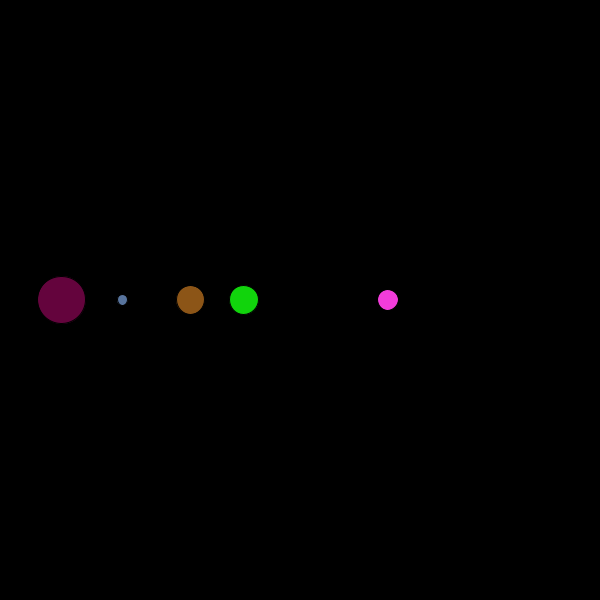
Frame 1 (no input)
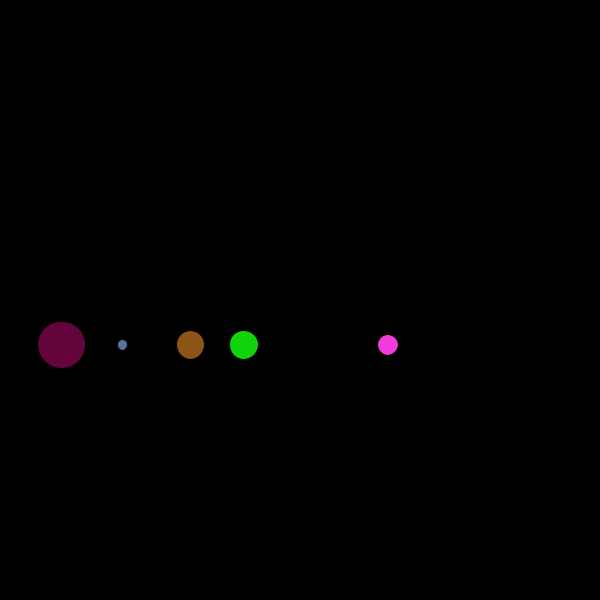
Frame 60 (the mouse pressed at the canvas centre just before this capture)
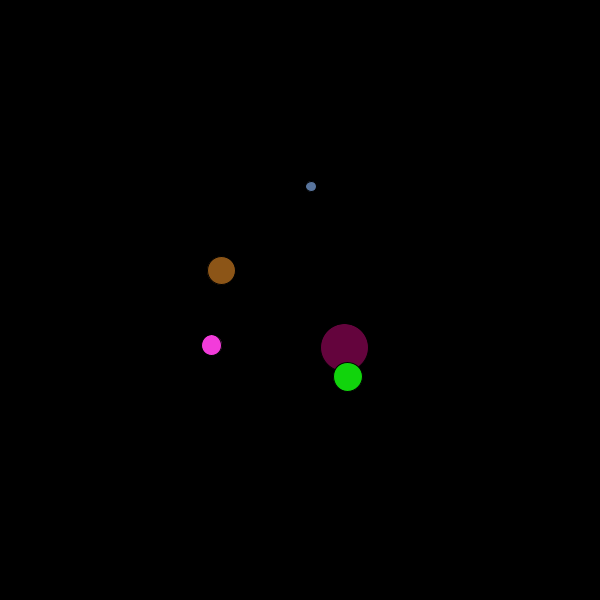
Frame 120 (the mouse held since frame 60 and released just before this capture)

The Processing sketch that drew these frames (run headless with seeded random() and noise(); from frame 60 on, the mouse is pressed at the canvas centre):

// Processing sketch: sketch_170830a_adding_forces
// ── sketch_170830a_adding_forces.pde
Mover[] movers;

void setup() {
  size(600,600);
  movers = new Mover[5];
  for (int i = 0 ; i < movers.length ; i++){
    movers[i] = new Mover();
  }
}

void draw() {
  background(0);
  
  for (Mover m : movers){
    
    PVector g = new PVector(0,1);
    g.mult(m.mass);
    m.applyForce(g);
    
    if(mousePressed){
      PVector mouse = new PVector(mouseX,mouseY);
      mouse.sub(m.pos);
      mouse.setMag(5);
      m.applyForce(mouse);
    }
    
    
    m.show();
    m.update();
    m.edges();
  
  }
}
// ── Mover.pde
class Mover {
  PVector pos ;
  PVector vel ;
  PVector acc ;
  float mass ;
  float R, G,B ;
  
  Mover(){
    pos = new PVector(random(width),height/2);
    vel = new PVector(0,0);
    acc = new PVector(0,0);
    mass = random(1,5); 
    R = random(255); G = random(255);B = random(255);
  }
  
  void applyForce(PVector force){
    PVector f = PVector.div(force,mass);    
    acc.add(f);
  }
  
  
  void update(){
    vel.add(acc);
    pos.add(vel);
    acc.mult(0);
  }
  
  
  
  void edges() {
    if(pos.x > width){
      pos.x = width;
      vel.x *= -1;
    }else if (pos.x < 0){
      pos.x = 0 ;
      vel.x *= -1 ;
    }if(pos.y > height){
      pos.y = height;
      vel.y *= -1;
    }else if (pos.y < 0){
      pos.y = 0 ;
      vel.y *= -1 ;
    }
  }
  
  void show(){
    fill(R,G,B);
    ellipse(pos.x,pos.y, mass*10,mass*10);
  }
}
